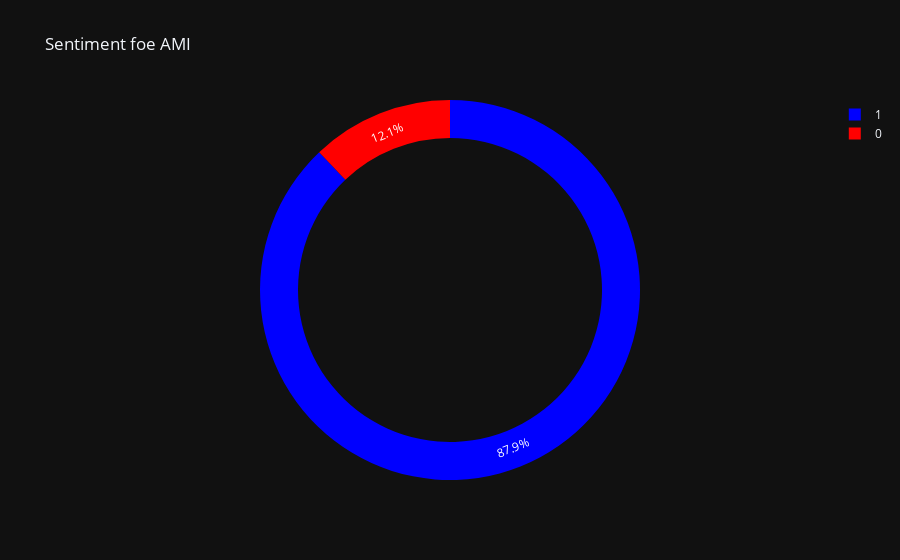

The notebook cell saved with this chart:
### Markdown cell above
Data Visualization

### Code cell
sentiment = data['sentiment'].value_counts()
labels = sentiment.index
size = sentiment.values
color = ['Blue', 'Red']
sentiment = go.Pie(
                    labels= labels, values=size,
                    marker = dict(colors=color), name = "Sentiment Pie", hole=.8)

df = [sentiment]

layout = go.Layout( title = "Sentiment foe AMI",
                   template = "plotly_dark"
                    )
fig = go.Figure( data=df,
               layout = layout)
fig.show()

### Figure 1 — Plotly figure (JSON) as saved in the notebook; plotly's stock layout.template omitted (floating-point values rounded to 4 significant figures)
{"data": [{"hole": 0.8, "labels": [1, 0], "marker": {"colors": ["Blue", "Red"]}, "name": "Sentiment Pie", "type": "pie", "values": [8991, 1236]}], "layout": {"title": {"text": "Sentiment foe AMI"}}}
